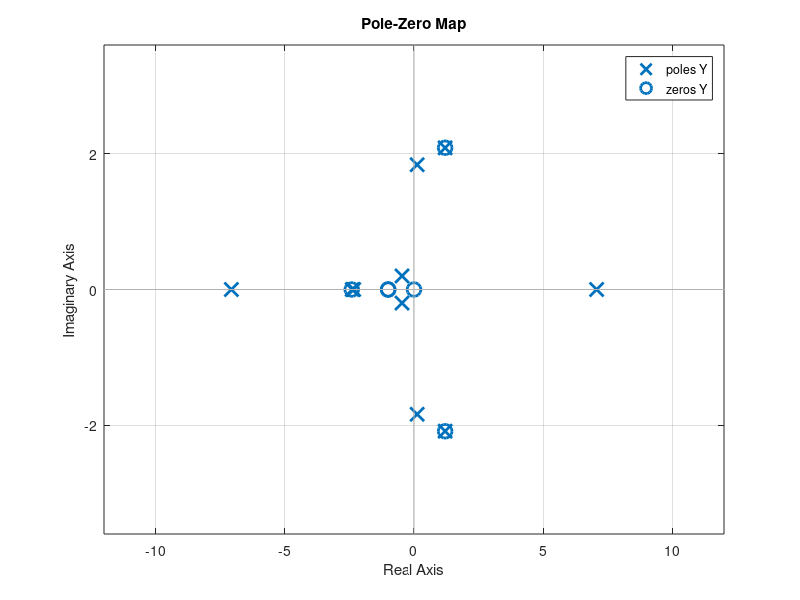

Reproduce this figure in MATLAB.
% definiciones de las funciones de transferencia
G1 = tf(4,1);
G2 = tf(1,[1 1]);
G3 = tf([1 0],[1 0 2]);
rampa = tf(1,[1 0 0]);

H1 = tf([4 2], [1 2 1]);
H2 = tf(50, 1);
H3 = tf([1 0 2], [1 0 0 14]);

feedback1 = feedback(rampa, H2, 1);
serie1 = series(G2, G3);
feedback2 = feedback(serie1, H1, -1);
serie2 = series(feedback1, feedback2);
feedback3 = feedback(serie2, H3, -1);

Y = series(G1, feedback3)

pzmap(Y)

% La función es de orden 10
